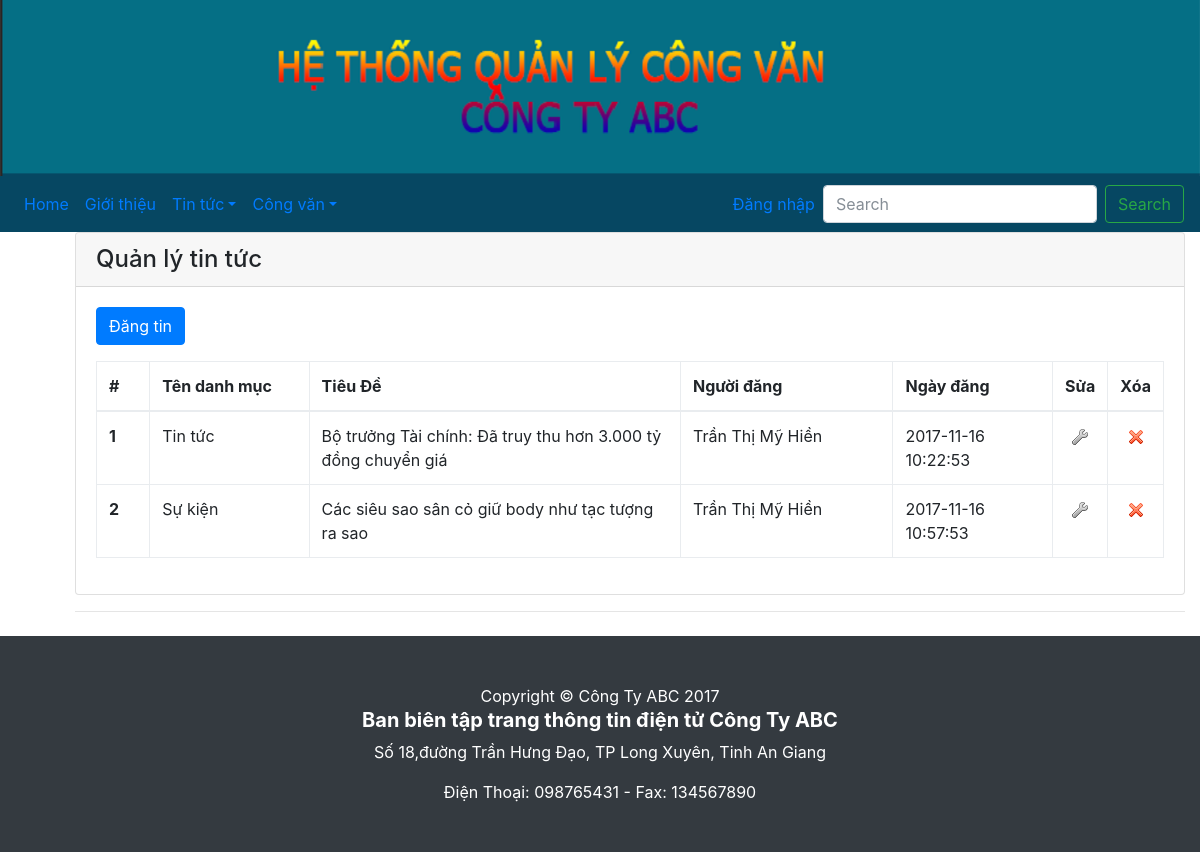
/tintuc.php, run on the app's committed database.
### tables this page shows
CREATE TABLE `tintuc` (
  `ID` int(10) NOT NULL,
  `Tieude` varchar(255) NOT NULL,
  `ID_danhmuc` int(10) NOT NULL,
  `ID_nguoidung` int(10) NOT NULL,
  `Ngaydang` datetime NOT NULL,
  `Tomtat` text NOT NULL,
  `Noidung` text NOT NULL
);

CREATE TABLE `danhmuc` (
  `ID` int(11) NOT NULL,
  `TenDM` varchar(50) NOT NULL
);

CREATE TABLE `nguoidung` (
  `ID` int(11) NOT NULL,
  `Manv` varchar(50) NOT NULL,
  `ID_chucvu` int(10) NOT NULL,
  `HoVaTen` varchar(50) NOT NULL,
  `MatKhau` varchar(50) NOT NULL,
  `QuyenHan` int(10) NOT NULL,
  `Khoa` tinyint(4) NOT NULL
);

### tintuc.php (the view, shortened to what this page needs)
<?php
	require_once "config.php";
	$sql = "SELECT d.TenDM ,t.*,n.HoVaTen
			FROM danhmuc d , tintuc t , nguoidung n
			WHERE d.ID = t.ID_danhmuc AND n.ID=t.ID_nguoidung";
			$danhsach = mysqli_query($link, $sql);
?>
<!DOCTYPE html>
<html lang="en">
	<head>
		<link rel="stylesheet" href="css/bootstrap.min.css" />
		<link rel="stylesheet" href="css/bootstrap-custom.css" />
	</head>
	<body>
		<?php include_once "navbar.php"; ?>
			<div class="container" style="margin: 5% 8% 2% 5%;">
			<div class="card">
				<h4 class="card-header">Quản lý tin tức</h4>
				<div class="card-body">
					<p><a class="btn btn-primary" href="tintuc_them.php" role="button">Đăng tin</a></p>
					<table class="table table-bordered table-hover table-responsive">
						<thead>
							<tr>
								<th width="5%">#</th>
								<th width="15%">Tên danh mục</th>
								<th width="35%">Tiêu Đề</th>
								<th width="20%">Người đăng</th>
								<th width="15%">Ngày đăng</th>
								<th width="5%">Sửa</th>
								<th width="5%">Xóa</th>
							</tr>
						</thead>
						<tbody>
							<?php
								while($dong = mysqli_fetch_array($danhsach))
								{
									echo "<tr>";
											echo "<th>{$dong['ID']}</th>";
											echo "<td>{$dong['TenDM']}</td>";
											echo "<td>{$dong['Tieude']}</td>";
											echo "<td>{$dong['HoVaTen']}</td>";
											echo "<td>{$dong['Ngaydang']}</td>";
											echo "<td class='text-center'><a href='tintuc_sua.php?id={$dong['ID']}'><img src='img/edit.png' /></a></td>";
											echo "<td class='text-center'><a onclick='return confirm(\"Bạn có muốn xóa tin {$dong['Tieude']} không?\");' href='tintuc_xoa.php?id={$dong['ID']}'><img src='img/delete.png' /></a></td>";
									echo "</tr>";
								}
							?>
						</tbody>
					</table>
				</div>
			</div>
			<hr />
	</div>
	<?php include_once "footer.php"; ?>
</body>
</html>

### css/modern-business.css (style rules this page uses)
body { padding-top: 54px; }
@media (min-width: 992px) { body { padding-top: 56px; } }

### data on the page
tintuc: ID "1", ID_danhmuc.TenDM "Tin tức", Tieude "Bộ trưởng Tài chính: Đã truy thu hơn 3.000 tỷ đồng chuyển giá", ID_nguoidung.HoVaTen "Trần Thị Mỹ Hiền", Ngaydang "2017-11-16 10:22:53"
tintuc: ID "2", ID_danhmuc.TenDM "Sự kiện", Tieude "Các siêu sao sân cỏ giữ body như tạc tượng ra sao", ID_nguoidung.HoVaTen "Trần Thị Mỹ Hiền", Ngaydang "2017-11-16 10:57:53"
